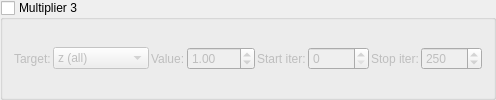
    <widget class="MyGroupBox" name="groupCheck_transf_multiplier_enabled_3_false">
     <property name="title"><string>Multiplier 3</string></property>
     <property name="checkable"><bool>true</bool></property>
     <property name="checked"><bool>false</bool></property>
     <layout class="QGridLayout" name="gridLayout_mult3">
      <property name="spacing"><number>2</number></property>
      <item row="0" column="0">
       <widget class="QLabel"><property name="text"><string>Target:</string></property></widget>
      </item>
      <item row="0" column="1">
       <widget class="MyComboBox" name="comboBox_transf_multiplier_mode_3"><property name="toolTip"><string>Target: 0=z_all, 1=z.x, 2=z.y, 3=z.z, 4=DE, 5=color_mult, 6=z.w, 7=z.xy, 8=z.xz, 9=z.yz, 10=color_add</string></property>
        <item><property name="text"><string notr="true">z (all)</string></property></item>
        <item><property name="text"><string notr="true">z.x</string></property></item>
        <item><property name="text"><string notr="true">z.y</string></property></item>
        <item><property name="text"><string notr="true">z.z</string></property></item>
        <item><property name="text"><string notr="true">DE</string></property></item>
        <item><property name="text"><string notr="true">color</string></property></item>
        <item><property name="text"><string notr="true">z.w</string></property></item>
        <item><property name="text"><string notr="true">z.xy</string></property></item>
        <item><property name="text"><string notr="true">z.xz</string></property></item>
        <item><property name="text"><string notr="true">z.yz</string></property></item>
        <item><property name="text"><string notr="true">color accum</string></property></item>
       </widget>
      </item>
      <item row="0" column="2">
       <widget class="QLabel"><property name="text"><string>Value:</string></property></widget>
      </item>
      <item row="0" column="3">
       <widget class="MyDoubleSpinBox" name="spinbox_transf_multiplier_scale_3"><property name="toolTip"><string>Multiplier strength. 1.0 = no effect. Values &gt; 1.0 amplify, &lt; 1.0 attenuate.</string></property>
        <property name="minimum"><double>-100.0</double></property><property name="maximum"><double>100.0</double></property>
        <property name="singleStep"><double>0.01</double></property><property name="value"><double>1.0</double></property>
       </widget>
      </item>
      <item row="0" column="4">
       <widget class="QLabel"><property name="text"><string>Start iter:</string></property></widget>
      </item>
      <item row="0" column="5">
       <widget class="MySpinBox" name="spinboxInt_transf_multiplier_start_iter_3">
        <property name="minimum"><number>0</number></property><property name="maximum"><number>10000</number></property>
        <property name="value"><number>0</number></property>
       </widget>
      </item>
      <item row="0" column="6">
       <widget class="QLabel"><property name="text"><string>Stop iter:</string></property></widget>
      </item>
      <item row="0" column="7">
       <widget class="MySpinBox" name="spinboxInt_transf_multiplier_stop_iter_3"><property name="toolTip"><string>Last iteration where this slot is active.</string></property>
        <property name="minimum"><number>0</number></property><property name="maximum"><number>10000</number></property>
        <property name="value"><number>250</number></property>
       </widget>
      </item>
     </layout>
    </widget>
